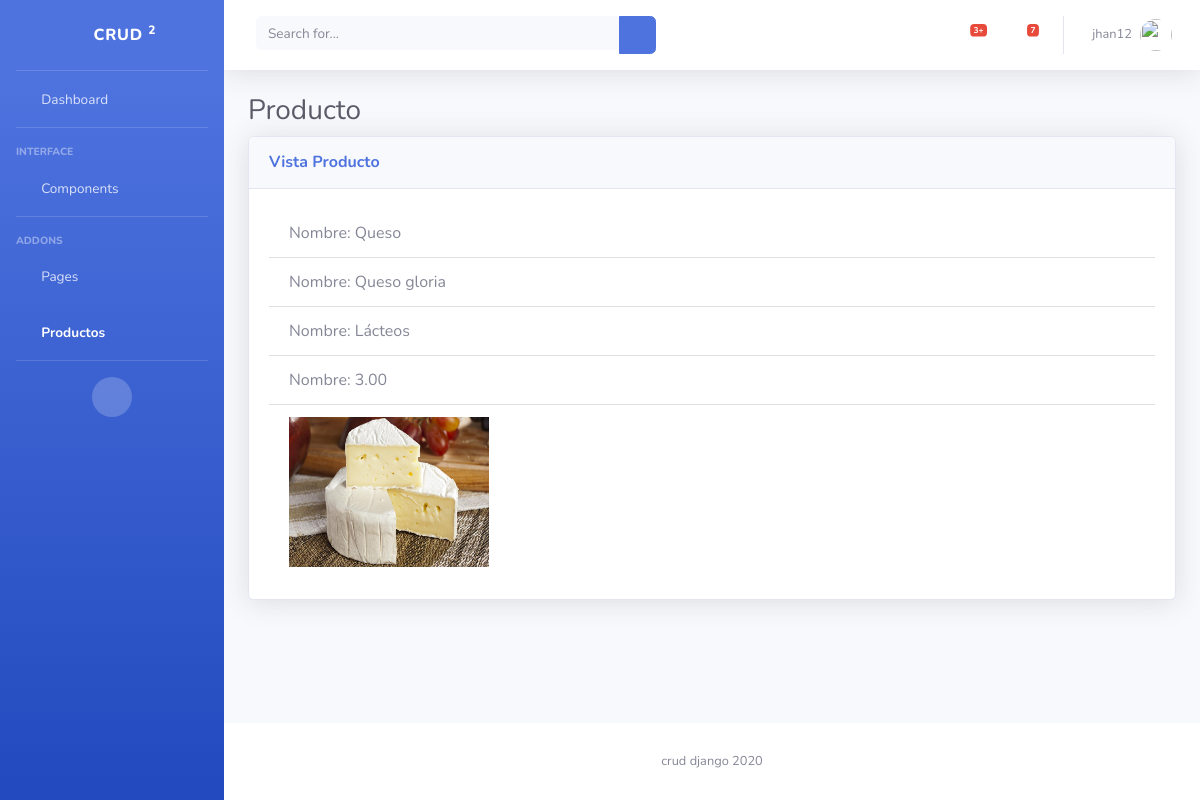
The page /products/product/1/ (signed in) on the database its author committed.
### products/models.py (models this page shows, shortened)
class Product(models.Model):
    name = models.CharField(max_length=255)
    description = models.CharField(max_length=255)
    categoria = models.CharField(max_length=255)
    price = models.DecimalField(max_digits=6, decimal_places=2)
    image = models.ImageField(blank=True)
    class Meta:
        ordering = ('id',)

### products/views.py (the view)
# urls.py: re_path(r'^product/(?P<pk>[0-9]+)/$',login_required(views.product_detail), name='product_detail'),
def product_detail(request, pk):
    product = get_object_or_404(Product, pk=pk)
    template = loader.get_template('product_detail.html')
    context = {
        'product': product
    }
    return HttpResponse(template.render(context, request))

### templates/product_detail.html
{% extends "index.html" %}
{% block product_detail %}
  <div class="container-fluid">
    <h1 class="h3 mb-2 text-gray-800">Producto</h1>
    <div class="card shadow mb-4">
      <div class="card-header py-3">
        <h6 class="m-0 font-weight-bold text-primary">Vista Producto</h6>
      </div>
      <div class="card-body">
        <ul class="list-group list-group-flush mx-auto">
          <li class="list-group-item">Nombre: {{ product.name}}</li>
          <li class="list-group-item">Nombre: {{ product.description}}</li>
          <li class="list-group-item">Nombre: {{ product.categoria}}</li>
          <li class="list-group-item">Nombre: {{ product.price}}</li>
          <li class="list-group-item"><img src="{{product.image.url}}" alt="" style="width: 200px; height: 150px;" ></li>
        </ul>
      </div>
    </div>
  </div>
{% endblock  %}

### templates/index.html (shortened to what this page needs)
<!DOCTYPE html>
<html lang="es">
<head>
  {% load static %}
  <link href="{% static 'vendor/fontawesome-free/css/all.min.css'%}" rel="stylesheet" type="text/css">
  <link href="{% static 'css/sb-admin-2.css' %}" rel="stylesheet">
  <link href="{% static 'vendor/datatables/dataTables.bootstrap4.min.css' %}" rel="stylesheet">
</head>
<body id="page-top">
    <div id="wrapper">
      <ul class="navbar-nav bg-gradient-primary sidebar sidebar-dark accordion" id="accordionSidebar">
        <a class="sidebar-brand d-flex align-items-center justify-content-center" href="{% url 'index' %}">
          <div class="sidebar-brand-icon rotate-n-15">
            <i class="fas fa-laugh-wink"></i>
          </div>
          <div class="sidebar-brand-text mx-3">Crud  <sup>2</sup></div>
        </a>
        <hr class="sidebar-divider my-0">
        <li class="nav-item">
          <a class="nav-link" href="index.html">
            <i class="fas fa-fw fa-tachometer-alt"></i>
            <span>Dashboard</span></a>
        </li>
        <hr class="sidebar-divider">
        <div class="sidebar-heading">
          Interface
        </div>
        <li class="nav-item">
          <a class="nav-link collapsed" href="#" data-toggle="collapse" data-target="#collapseTwo" aria-expanded="true" aria-controls="collapseTwo">
            <i class="fas fa-fw fa-cog"></i>
            <span>Components</span>
          </a>
        </li>
        <hr class="sidebar-divider">
        <div class="sidebar-heading">
          Addons
        </div>
        <li class="nav-item">
          <a class="nav-link collapsed" href="#" data-toggle="collapse" data-target="#collapsePages" aria-expanded="true" aria-controls="collapsePages">
            <i class="fas fa-fw fa-folder"></i>
            <span>Pages</span>
          </a>
        </li>
        <li class="nav-item active">
          <a class="nav-link" href="{% url 'list_products' %}">
            <i class="fas fa-fw fa-table"></i>
            <span>Productos</span></a>
        </li>
        <hr class="sidebar-divider d-none d-md-block">
        <div class="text-center d-none d-md-inline">
          <button class="rounded-circle border-0" id="sidebarToggle"></button>
        </div>
      </ul>
      <div id="content-wrapper" class="d-flex flex-column">
        <div id="content">
          <nav class="navbar navbar-expand navbar-light bg-white topbar mb-4 static-top shadow">
            <form class="d-none d-sm-inline-block form-inline mr-auto ml-md-3 my-2 my-md-0 mw-100 navbar-search">
              <div class="input-group">
                <input type="text" class="form-control bg-light border-0 small" placeholder="Search for..." aria-label="Search" aria-describedby="basic-addon2">
                <div class="input-group-append">
                  <button class="btn btn-primary" type="button">
                    <i class="fas fa-search fa-sm"></i>
                  </button>
                </div>
              </div>
            </form>
            <ul class="navbar-nav ml-auto">
              <li class="nav-item dropdown no-arrow mx-1">
                <a class="nav-link dropdown-toggle" href="#" id="alertsDropdown" role="button" data-toggle="dropdown" aria-haspopup="true" aria-expanded="false">
                  <i class="fas fa-bell fa-fw"></i>
                  <span class="badge badge-danger badge-counter">3+</span>
                </a>
              </li>
              <li class="nav-item dropdown no-arrow mx-1">
                <a class="nav-link dropdown-toggle" href="#" id="messagesDropdown" role="button" data-toggle="dropdown" aria-haspopup="true" aria-expanded="false">
                  <i class="fas fa-envelope fa-fw"></i>
                  <span class="badge badge-danger badge-counter">7</span>
                </a>
              </li>
              <li class="nav-item dropdown no-arrow">
                <a class="nav-link dropdown-toggle" href="#" id="userDropdown" role="button" data-toggle="dropdown" aria-haspopup="true" aria-expanded="false">
                  <span class="mr-2 d-none d-lg-inline text-gray-600 small">{{user.username}}</span>
                  <img class="img-profile rounded-circle" src="https://source.unsplash.com/QAB-WJcbgJk/60x60">
                </a>
              </li>
            </ul>
          </nav>
          <section>
            {% block product_detail %}
            {% endblock  %}
          </section>
        </div>
        <footer class="sticky-footer bg-white">
          <div class="container my-auto">
            <div class="copyright text-center my-auto">
              <span>crud django 2020</span>
            </div>
          </div>
        </footer>
      </div>
    </div>
</body>
</html>

### rows shown on the page
Product: name "Queso", description "Queso gloria", categoria "Lácteos", price "3.00", image (picture)

### other values the page prints
{{ user.username }} "jhan12"
